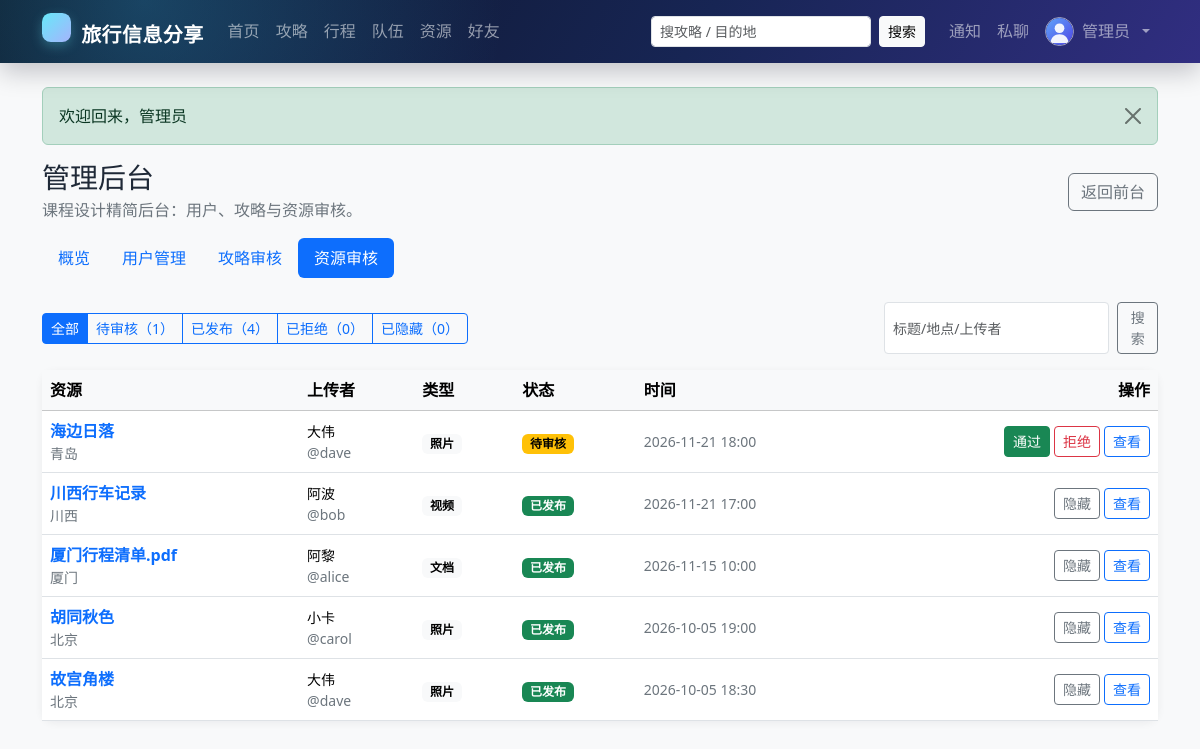
The app's page /admin/resources.php (signed in) with its own data.
### tables this page shows
CREATE TABLE `user` (
  `id`            INT UNSIGNED NOT NULL AUTO_INCREMENT COMMENT '用户ID',
  `username`      VARCHAR(50)  NOT NULL                COMMENT '登录名，唯一',
  `password_hash` VARCHAR(255) NOT NULL                COMMENT 'password_hash() 生成的密码散列',
  `nickname`      VARCHAR(50)  NOT NULL                COMMENT '昵称',
  `avatar`        VARCHAR(500) DEFAULT NULL             COMMENT '头像URL',
  `gender`        ENUM('unknown','male','female','other') NOT NULL DEFAULT 'unknown' COMMENT '性别',
  `email`         VARCHAR(100) DEFAULT NULL             COMMENT '邮箱，唯一（可为空）',
  `phone`         VARCHAR(20)  DEFAULT NULL             COMMENT '手机号',
  `intro`         VARCHAR(500) DEFAULT NULL             COMMENT '个人简介',
  `role`          ENUM('user','admin') NOT NULL DEFAULT 'user'   COMMENT '角色',
  `status`        ENUM('active','disabled') NOT NULL DEFAULT 'active' COMMENT '账号状态',
  `created_at`    DATETIME NOT NULL DEFAULT CURRENT_TIMESTAMP,
  `updated_at`    DATETIME NOT NULL DEFAULT CURRENT_TIMESTAMP ON UPDATE CURRENT_TIMESTAMP,
  PRIMARY KEY (`id`),
  UNIQUE KEY `uk_user_username` (`username`),
  UNIQUE KEY `uk_user_email` (`email`),
  KEY `idx_user_role_status` (`role`,`status`),
  KEY `idx_user_nickname` (`nickname`),
  CONSTRAINT `chk_user_username_len` CHECK (CHAR_LENGTH(`username`) BETWEEN 3 AND 50),
  CONSTRAINT `chk_user_nickname_len` CHECK (CHAR_LENGTH(`nickname`) BETWEEN 1 AND 50)
);

CREATE TABLE `resource` (
  `id`            INT UNSIGNED NOT NULL AUTO_INCREMENT,
  `uploader_id`   INT UNSIGNED NOT NULL,
  `trip_id`       INT UNSIGNED DEFAULT NULL COMMENT '关联行程，可为空',
  `type`          ENUM('photo','video','doc') NOT NULL,
  `title`         VARCHAR(100) NOT NULL,
  `description`   VARCHAR(500) DEFAULT NULL,
  `file_url`      VARCHAR(500) NOT NULL,
  `cover`         VARCHAR(500) DEFAULT NULL,
  `location`      VARCHAR(100) DEFAULT NULL COMMENT '拍摄/关联地点',
  `view_count`    INT UNSIGNED NOT NULL DEFAULT 0,
  `like_count`    INT UNSIGNED NOT NULL DEFAULT 0,
  `comment_count` INT UNSIGNED NOT NULL DEFAULT 0,
  `status`        ENUM('pending','published','rejected','hidden') NOT NULL DEFAULT 'pending',
  `created_at`    DATETIME NOT NULL DEFAULT CURRENT_TIMESTAMP,
  `updated_at`    DATETIME NOT NULL DEFAULT CURRENT_TIMESTAMP COMMENT '仅内容编辑时由应用更新',
  PRIMARY KEY (`id`),
  KEY `idx_resource_uploader` (`uploader_id`,`status`),
  KEY `idx_resource_status_time` (`status`,`created_at`),
  KEY `idx_resource_trip` (`trip_id`),
  KEY `idx_resource_type` (`type`),
  CONSTRAINT `fk_resource_uploader` FOREIGN KEY (`uploader_id`) REFERENCES `user` (`id`) ON DELETE RESTRICT ON UPDATE CASCADE,
  CONSTRAINT `fk_resource_trip`     FOREIGN KEY (`trip_id`)     REFERENCES `trip` (`id`) ON DELETE SET NULL ON UPDATE CASCADE
);

### app/auth.php (called while the page is built, shortened)
<?php
function current_user(): ?array
{
    static $cache = [];
    $id = (int) $_SESSION['user_id'];
    if (array_key_exists($id, $cache)) {
        return $cache[$id];
    }
    $user = db_one(
        'SELECT * FROM `user` WHERE `id` = ? AND `status` = "active" LIMIT 1',
        [$id]
    );
    return $cache[$id] = $user;
}
function require_login(): void
{
    if (current_user() !== null) {
        return;
    }
}
function require_admin(): void
{
    require_login();
}

### app/db.php (called while the page is built, shortened)
<?php
function db(): PDO
{
    static $pdo = null;
    if ($pdo instanceof PDO) {
        return $pdo;
    }
    $c = config('db');
    $dsn = sprintf(
        'mysql:host=%s;port=%d;dbname=%s;charset=%s',
        $c['host'],
        (int) $c['port'],
        $c['name'],
        $c['charset']
    );
    $pdo = new PDO($dsn, $c['user'], $c['pass'], [
        PDO::ATTR_ERRMODE            => PDO::ERRMODE_EXCEPTION,
        PDO::ATTR_DEFAULT_FETCH_MODE => PDO::FETCH_ASSOC,
        PDO::ATTR_EMULATE_PREPARES   => false,
        PDO::ATTR_STRINGIFY_FETCHES  => false,
    ]);
    $pdo->exec("SET time_zone = '+08:00'");
    return $pdo;
}
function db_all(string $sql, array $params = []): array
{
    $stmt = db()->prepare($sql);
    $stmt->execute($params);
    return $stmt->fetchAll();
}
function db_one(string $sql, array $params = []): ?array
{
    $stmt = db()->prepare($sql);
    $stmt->execute($params);
    $row = $stmt->fetch();
    return $row === false ? null : $row;
}
function db_val(string $sql, array $params = []): mixed
{
    $stmt = db()->prepare($sql);
    $stmt->execute($params);
    return $stmt->fetchColumn();
}

### public/admin/resources.php (the view, shortened to what this page needs)
<?php
require_admin();
$status = (string) query('status');
$where = ['1=1'];
$params = [];
$resources = db_all(
    'SELECT r.*, u.`nickname`, u.`username`
     FROM `resource` r JOIN `user` u ON u.`id` = r.`uploader_id`
     WHERE ' . implode(' AND ', $where) . '
     ORDER BY FIELD(r.`status`, "pending", "published", "rejected", "hidden"), r.`created_at` DESC
     LIMIT 100',
    $params
);
$counts = [
    'pending'   => (int) db_val('SELECT COUNT(*) FROM `resource` WHERE `status` = "pending"'),
    'published' => (int) db_val('SELECT COUNT(*) FROM `resource` WHERE `status` = "published"'),
    'rejected'  => (int) db_val('SELECT COUNT(*) FROM `resource` WHERE `status` = "rejected"'),
    'hidden'    => (int) db_val('SELECT COUNT(*) FROM `resource` WHERE `status` = "hidden"'),
];
$typeLabels = ['photo' => '照片', 'video' => '视频', 'doc' => '文档'];
$activeNav = 'admin';
require APP_ROOT . '/app/views/header.php';
require APP_ROOT . '/app/views/admin_nav.php';
?>
<div class="d-flex flex-wrap justify-content-between align-items-center gap-2 mb-3">
    <div class="btn-group">
        <a class="btn btn-sm <?= $status === '' ? 'btn-primary' : 'btn-outline-primary' ?>" href="<?= e(url('/admin/resources.php')) ?>">全部</a>
        <?php foreach (['pending' => '待审核', 'published' => '已发布', 'rejected' => '已拒绝', 'hidden' => '已隐藏'] as $key => $label): ?>
            <a class="btn btn-sm <?= $status === $key ? 'btn-primary' : 'btn-outline-primary' ?>" href="<?= e(url('/admin/resources.php?status=' . $key)) ?>"><?= e($label) ?>（<?= $counts[$key] ?>）</a>
        <?php endforeach; ?>
    </div>
    <form class="d-flex gap-2" method="get">
        <input class="form-control form-control-sm" name="q" value="<?= e($q) ?>" placeholder="标题/地点/上传者">
        <button class="btn btn-sm btn-outline-secondary" type="submit">搜索</button>
    </form>
</div>
<div class="card border-0 shadow-sm">
    <div class="table-responsive">
        <table class="table align-middle mb-0">
            <thead class="table-light"><tr><th>资源</th><th>上传者</th><th>类型</th><th>状态</th><th>时间</th><th class="text-end">操作</th></tr></thead>
            <tbody>
            <?php foreach ($resources as $resource): ?>
                <tr>
                    <td>
                        <a class="fw-semibold text-decoration-none" href="<?= e(url('/resource.php?id=' . (int) $resource['id'])) ?>"><?= e(excerpt($resource['title'], 30)) ?></a>
                        <div class="small text-secondary"><?= e($resource['location'] ?? '未填写地点') ?></div>
                    </td>
                    <td class="small"><?= e($resource['nickname']) ?><div class="text-secondary">@<?= e($resource['username']) ?></div></td>
                    <td><span class="badge text-bg-light"><?= e($typeLabels[$resource['type']] ?? $resource['type']) ?></span></td>
                    <td><?= status_html($resource['status']) ?></td>
                    <td class="small text-secondary"><?= e(format_dt($resource['created_at'])) ?></td>
                    <td class="text-end">
                        <div class="d-inline-flex flex-wrap gap-1 justify-content-end">
                            <?php if ($resource['status'] === 'pending'): ?>
                                <form method="post"><button class="btn btn-sm btn-success" type="submit">通过</button></form>
                                <form method="post"><button class="btn btn-sm btn-outline-danger" type="submit">拒绝</button></form>
                            <?php elseif ($resource['status'] === 'published'): ?>
                                <form method="post" onsubmit="return confirm('隐藏后前台将不可见，确定吗？');"><button class="btn btn-sm btn-outline-secondary" type="submit">隐藏</button></form>
                            <?php else: ?>
                                <form method="post"><?= csrf_field() ?><input type="hidden" name="id" value="<?= (int) $resource['id'] ?>"><input type="hidden" name="op" value="published"><button class="btn btn-sm btn-outline-success" type="submit">发布</button></form>
                            <?php endif; ?>
                            <a class="btn btn-sm btn-outline-primary" href="<?= e(url('/resource.php?id=' . (int) $resource['id'])) ?>">查看</a>
                        </div>
                    </td>
                </tr>
            <?php endforeach; ?>
            </tbody>
        </table>
    </div>
</div>
<?php require APP_ROOT . '/app/views/footer.php'; ?>

### app/views/header.php (shortened to what this page needs)
<?php
$me = current_user();
$activeNav = $activeNav ?? '';
$q = (string) ($_GET['q'] ?? '');
?>
<!doctype html>
<html lang="zh-CN">
<head>
    <link rel="stylesheet" href="<?= e(url('/assets/bootstrap.min.css')) ?>">
    <link rel="stylesheet" href="<?= e(url('/assets/style.css')) ?>">
</head>
<body class="d-flex flex-column min-vh-100 bg-body-tertiary">
<nav class="navbar navbar-expand-lg navbar-dark app-navbar sticky-top">
    <div class="container">
        <a class="navbar-brand fw-bold" href="<?= e(url('/index.php')) ?>">
            <span class="brand-mark"></span> 旅行信息分享
        </a>
        <div class="collapse navbar-collapse" id="mainNav">
            <ul class="navbar-nav me-auto mb-2 mb-lg-0">
                <li class="nav-item"><a class="nav-link <?= $activeNav === 'home' ? 'active' : '' ?>" href="<?= e(url('/index.php')) ?>">首页</a></li>
                <li class="nav-item"><a class="nav-link <?= $activeNav === 'guides' ? 'active' : '' ?>" href="<?= e(url('/guides.php')) ?>">攻略</a></li>
                <li class="nav-item"><a class="nav-link <?= $activeNav === 'trips' ? 'active' : '' ?>" href="<?= e(url('/trips.php')) ?>">行程</a></li>
                <li class="nav-item"><a class="nav-link <?= $activeNav === 'teams' ? 'active' : '' ?>" href="<?= e(url('/teams.php')) ?>">队伍</a></li>
                <li class="nav-item"><a class="nav-link <?= $activeNav === 'resources' ? 'active' : '' ?>" href="<?= e(url('/resources.php')) ?>">资源</a></li>
                <?php if ($me !== null): ?>
                    <li class="nav-item"><a class="nav-link <?= $activeNav === 'friends' ? 'active' : '' ?>" href="<?= e(url('/friends.php')) ?>">好友</a></li>
                <?php endif; ?>
            </ul>
            <form class="d-flex me-lg-3 my-2 my-lg-0" role="search" action="<?= e(url('/guides.php')) ?>" method="get">
                <input class="form-control form-control-sm me-2" type="search" name="q" value="<?= e($q) ?>" placeholder="搜攻略 / 目的地" aria-label="搜索攻略">
                <button class="btn btn-sm btn-light" type="submit">搜索</button>
            </form>
            <ul class="navbar-nav align-items-lg-center">
                <?php if ($me !== null): ?>
                    <li class="nav-item">
                        <a class="nav-link position-relative" href="<?= e(url('/notifications.php')) ?>" title="通知">
                            通知
                        </a>
                    </li>
                    <li class="nav-item">
                        <a class="nav-link position-relative" href="<?= e(url('/messages.php')) ?>" title="私聊">
                            私聊
                        </a>
                    </li>
                    <li class="nav-item dropdown">
                        <a class="nav-link dropdown-toggle d-flex align-items-center gap-2" href="#" role="button" data-bs-toggle="dropdown" aria-expanded="false">
                            <img src="<?= e(avatar_url($me['avatar'])) ?>" alt="" class="rounded-circle nav-avatar">
                            <span><?= e($me['nickname']) ?></span>
                        </a>
                    </li>
                <?php else: ?>
                    <li class="nav-item"><a class="nav-link" href="<?= e(url('/login.php')) ?>">登录</a></li>
                    <li class="nav-item"><a class="btn btn-sm btn-light ms-lg-2" href="<?= e(url('/register.php')) ?>">注册</a></li>
                <?php endif; ?>
            </ul>
        </div>
    </div>
</nav>
<main class="container py-4 flex-grow-1">
    <?php foreach (flashes() as $item): ?>
        <div class="alert alert-<?= e($item['type']) ?> alert-dismissible fade show" role="alert">
            <?= e($item['message']) ?>
            <button type="button" class="btn-close" data-bs-dismiss="alert" aria-label="关闭"></button>
        </div>
    <?php endforeach; ?>

### app/helpers.php (shortened to what this page needs)
<?php
function config(string $path, mixed $default = null): mixed
{
    $value = $GLOBALS['config'] ?? [];
    foreach (explode('.', $path) as $key) {
        $value = $value[$key];
    }
    return $value;
}
function e(mixed $value): string
{
    return htmlspecialchars((string) $value, ENT_QUOTES | ENT_SUBSTITUTE, 'UTF-8');
}
function url(string $path = ''): string
{
    $base = rtrim((string) config('site.base_url', ''), '/');
    return $base . '/' . ltrim($path, '/');
}
function query(string $key, mixed $default = ''): mixed
{
    $value = $_GET[$key] ?? $default;
    if (is_string($value)) {
        return trim($value);
    }
    return $value;
}
function flashes(): array
{
    $items = $_SESSION['flash'] ?? [];
    return $items;
}
function format_dt(?string $value): string
{
    $ts = strtotime($value);
    return $ts ? date('Y-m-d H:i', $ts) : $value;
}
function excerpt(?string $text, int $length = 90): string
{
    $plain = trim(strip_tags((string) $text));
    if (mb_strlen($plain, 'UTF-8') <= $length) {
        return $plain;
    }
    return mb_substr($plain, 0, $length, 'UTF-8') . '…';
}
function avatar_url(?string $avatar): string
{
    return url('/assets/avatar.svg');
}
function status_badge(string $status): array
{
    $map = [
        'draft'     => ['secondary', '草稿'],
        'pending'   => ['warning', '待审核'],
        'published' => ['success', '已发布'],
        'rejected'  => ['danger', '已驳回'],
        'hidden'    => ['dark', '已隐藏'],
        'planning'  => ['info', '规划中'],
        'ongoing'   => ['primary', '进行中'],
        'finished'  => ['secondary', '已结束'],
        'recruiting'=> ['success', '招募中'],
        'full'      => ['warning', '已满员'],
        'closed'    => ['secondary', '已关闭'],
        'approved'  => ['success', '已通过'],
        'quit'      => ['secondary', '已退出'],
        'removed'   => ['dark', '已移除'],
        'active'    => ['success', '正常'],
        'disabled'  => ['danger', '已禁用'],
        'accepted'  => ['success', '已接受'],
        'blocked'   => ['dark', '已拉黑'],
        'pending_friend' => ['warning', '待确认'],
    ];
    return $map[$status] ?? ['secondary', $status];
}
function status_html(string $status): string
{
    [$color, $label] = status_badge($status);
    return '<span class="badge text-bg-' . e($color) . '">' . e($label) . '</span>';
}

### public/assets/style.css (style rules this page uses)
:root { --brand: #0d6efd; --ink: #1f2937; --muted: #6b7280; }
body { background: #f5f7fa; color: var(--ink); }
a { text-decoration: none; }
.navbar-brand { letter-spacing: .02em; }
.app-navbar { background: radial-gradient(circle at 12% 0%, rgba(56, 189, 248, .28), transparent 34%), linear-gradient(120deg, #0b1220 0%, #172554 58%, #312e81 100%); box-shadow: 0 .55rem 1.6rem rgba(2, 6, 23, .22); }
.app-navbar .navbar-brand { color: #fff; }
.brand-mark { display: inline-flex; align-items: center; justify-content: center; width: 1.8rem; height: 1.8rem; margin-right: .3rem; border-radius: .55rem; background: linear-gradient(135deg, #67e8f9, #a5b4fc); color: #0b1220; font-weight: 800; box-shadow: 0 .25rem .75rem rgba(103, 232, 249, .28); }
.nav-avatar { width: 1.8rem; height: 1.8rem; object-fit: cover; border: 1px solid rgba(255, 255, 255, .55); }
.app-navbar form .btn { white-space: nowrap; flex: 0 0 auto; }
.card { border-radius: .8rem; }
.shadow-sm { box-shadow: 0 .125rem .5rem rgba(15, 23, 42, .06) !important; }

### records on screen
user: nickname "管理员"
resource: id "1", uploader "4", title "故宫角楼", location "北京", uploader.nickname "大伟", uploader.username "dave", type "照片", label "已发布", created_at "2026-10-05 18:30"
resource: title "海边日落", location "青岛", uploader.nickname "大伟", uploader.username "dave", type "照片", label "待审核", created_at "2026-11-21 18:00"
resource: title "川西行车记录", location "川西", uploader.nickname "阿波", uploader.username "bob", type "视频", label "已发布", created_at "2026-11-21 17:00"
resource: title "厦门行程清单.pdf", location "厦门", uploader.nickname "阿黎", uploader.username "alice", type "文档", label "已发布", created_at "2026-11-15 10:00"
resource: title "胡同秋色", location "北京", uploader.nickname "小卡", uploader.username "carol", type "照片", label "已发布", created_at "2026-10-05 19:00"

### other values on screen
$item['message'] "欢迎回来，管理员"
$label "概览"
$label "用户管理"
$label "攻略审核"
$label "资源审核"
$label "待审核"
$label "已发布"
$label "已拒绝"
$counts[$key] "0"
$label "已隐藏"
